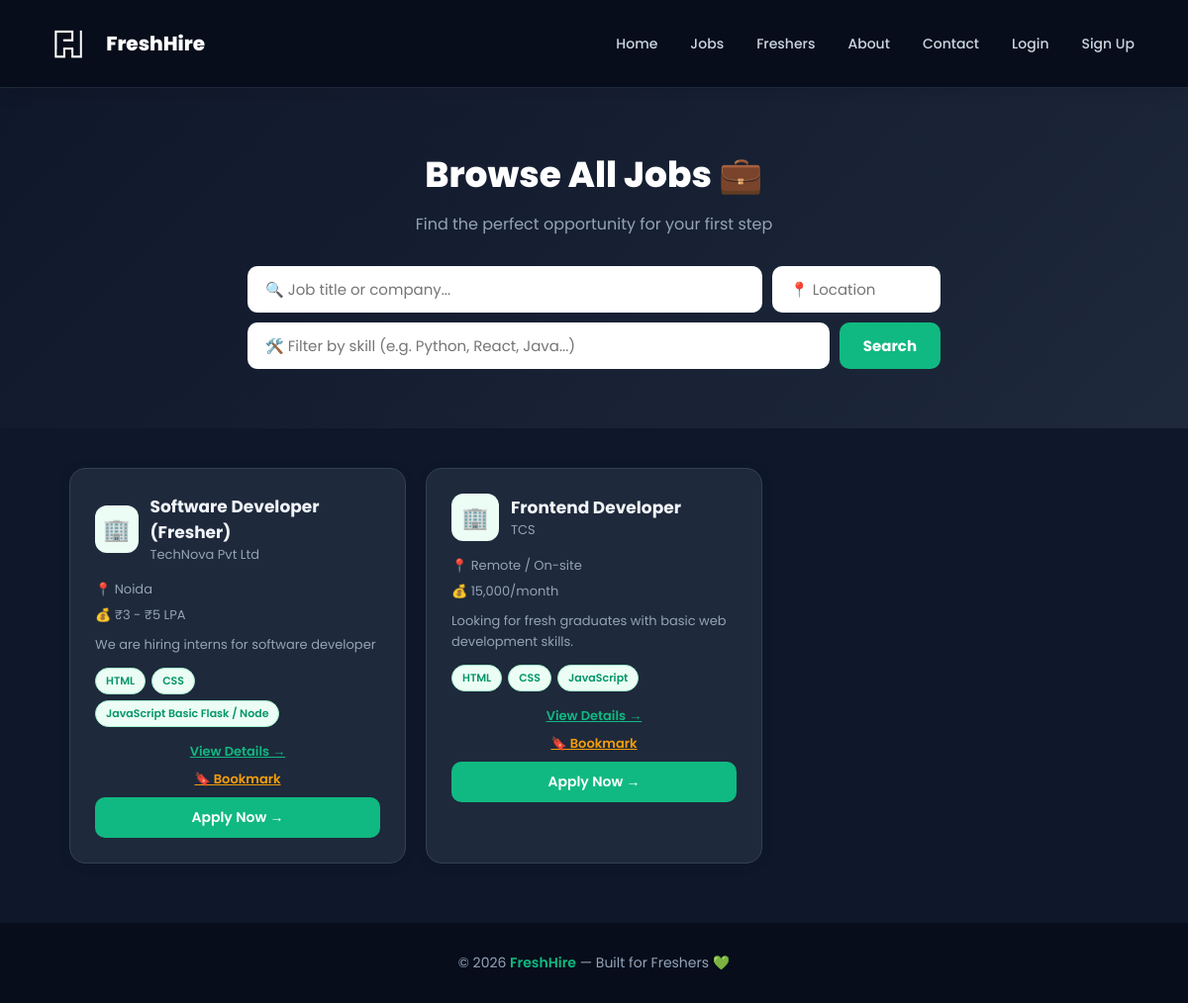
Page /jobs on the committed database.
### tables this page shows
CREATE TABLE jobs (
    id               INTEGER PRIMARY KEY AUTOINCREMENT,
    posted_by        INTEGER,
    job_title        TEXT,
    company          TEXT,
    location         TEXT,
    description      TEXT,
    required_skills  TEXT,
    salary           TEXT,
    apply_link       TEXT
);

### app.py (the view)
@app.route("/jobs")
def jobs():
    keyword  = request.args.get("keyword", "").strip()
    location = request.args.get("location", "").strip()
    skill    = request.args.get("skill", "").strip()
    salary   = request.args.get("salary", "").strip()
    conn     = get_db()
    sql    = "SELECT * FROM jobs WHERE 1=1"
    params = []
    if keyword:
        sql += " AND (job_title LIKE ? OR company LIKE ? OR description LIKE ?)"
        like = f"%{keyword}%"
        params.extend([like, like, like])
    if skill:
        sql += " AND required_skills LIKE ?"
        params.append(f"%{skill}%")
    if location:
        sql += " AND location LIKE ?"
        params.append(f"%{location}%")
    if salary:
        sql += " AND salary LIKE ?"
        params.append(f"%{salary}%")
    sql += " ORDER BY id DESC"
    jobs = conn.execute(sql, params).fetchall()
    all_locations  = conn.execute("SELECT DISTINCT location FROM jobs WHERE location IS NOT NULL AND location != ''").fetchall()
    all_salaries   = conn.execute("SELECT DISTINCT salary FROM jobs WHERE salary IS NOT NULL AND salary != ''").fetchall()
    all_titles     = conn.execute("SELECT DISTINCT job_title FROM jobs WHERE job_title IS NOT NULL").fetchall()
    all_skills_raw = conn.execute("SELECT required_skills FROM jobs WHERE required_skills IS NOT NULL AND required_skills != ''").fetchall()
    all_skills = sorted(set(s.strip() for row in all_skills_raw for s in row[0].split(',')))
    conn.close()
    return render_template("jobs.html", jobs=jobs,
                           keyword=keyword, location=location,
                           skill=skill, salary=salary,
                           all_locations=all_locations,
                           all_skills=all_skills,
                           all_salaries=all_salaries,
                           all_titles=all_titles)

### app.py (called while the page is built, shortened)
def get_db():
    conn = sqlite3.connect("freshhire.db")
    conn.row_factory = sqlite3.Row
    return conn

@app.context_processor
def inject_globals():
    notif_count = 0
    return {"notif_count": notif_count}

### templates/jobs.html (shortened to what this page needs)
<!DOCTYPE html>
<html>
    <link rel="stylesheet" href="/static/style.css">
</head>
<body>
<nav>
    <a href="/" style="display:flex; align-items:center; gap:8px; text-decoration:none;"><img src="/static/logo.png" alt="logo" style="height:32px;"><span style="color:white; font-weight:800; font-size:20px;">FreshHire</span></a>
    <div class="nav-links">
        <a href="/">Home</a>
        <a href="/jobs">Jobs</a>
        <a href="/profiles">Freshers</a>
        <a href="/about">About</a>
        <a href="/contact">Contact</a>
        {% if session.get('user_id') %}
            <a href="/bookmarks">🔖 Bookmarks</a>
            <a href="/dashboard">Dashboard</a>
            <span>Hi, {{ session.get('name') }}!</span>
            <a href="/logout">Logout</a>
            <button class="theme-toggle" onclick="toggleTheme()" id="themeBtn">🌙 Dark</button>
        {% else %}
            <a href="/login">Login</a>
            <a href="/signup">Sign Up</a>
        {% endif %}
    </div>
</nav>
<div style="background: linear-gradient(135deg, #0f172a, #1e293b); padding:60px 20px; text-align:center; color:white;">
    <h1 style="font-size:36px; font-weight:800; margin-bottom:10px;">Browse All Jobs 💼</h1>
    <p style="font-size:16px; color:#94a3b8; margin-bottom:30px;">Find the perfect opportunity for your first step</p>
    <form method="GET" action="/jobs" style="max-width:700px; margin:0 auto;">
        <div style="display:flex; flex-wrap:wrap; gap:10px; justify-content:center; margin-bottom:10px;">
            <input
                type="text"
                name="q"
                value="{{ query }}"
                placeholder="🔍 Job title or company..."
                style="flex:1; min-width:200px; padding:12px 18px; border-radius:10px; border:none; font-size:15px; outline:none; color:#0f172a;"
            >
            <input
                type="text"
                name="location"
                value="{{ location }}"
                placeholder="📍 Location"
                style="width:170px; padding:12px 18px; border-radius:10px; border:none; font-size:15px; outline:none; color:#0f172a;"
            >
        </div>
        <div style="display:flex; flex-wrap:wrap; gap:10px; justify-content:center;">
            <input
                type="text"
                name="skill"
                value="{{ skill }}"
                placeholder="🛠️ Filter by skill (e.g. Python, React, Java...)"
                style="flex:1; min-width:220px; padding:12px 18px; border-radius:10px; border:none; font-size:15px; outline:none; color:#0f172a;"
            >
            <button type="submit" style="padding:12px 24px; background:#10b981; color:white; border:none; border-radius:10px; font-size:15px; font-weight:700; cursor:pointer;">Search</button>
        </div>
    </form>
</div>
<div class="container">
    <div class="cards-grid" style="margin-top:{% if query or location or skill %}10px{% else %}30px{% endif %};">
        {% for job in jobs %}
        <div class="card">
            <div style="display:flex; align-items:center; gap:12px; margin-bottom:15px;">
                <div style="width:48px; height:48px; background:#ecfdf5; border-radius:12px; display:flex; align-items:center; justify-content:center; font-size:22px;">🏢</div>
                <div>
                    <h3 style="margin:0; font-size:17px;">{{ job.job_title }}</h3>
                    <p style="margin:0; color:#94a3b8; font-size:13px;">{{ job.company }}</p>
                </div>
            </div>
            <p style="font-size:13px; color:#64748b; margin-bottom:6px;">📍 {{ job.location }}</p>
            <p style="font-size:13px; color:#64748b; margin-bottom:10px;">💰 {{ job.salary }}</p>
            {% if job.description %}
            <p style="font-size:13px; color:#64748b; line-height:1.6; margin-bottom:12px;">
                {{ job.description[:100] }}{% if job.description|length > 100 %}...{% endif %}
            </p>
            {% endif %}
            {% if job.required_skills %}
            <div style="display:flex; flex-wrap:wrap; gap:6px; margin-bottom:15px;">
                {% for skill in job.required_skills.split(',') %}
                <span style="background:#ecfdf5; color:#059669; padding:4px 10px; border-radius:20px; font-size:11px; border:1px solid #a7f3d0; font-weight:600;">{{ skill.strip() }}</span>
                {% endfor %}
            </div>
            {% endif %}
            <a href="/job/{{ job.id }}" style="display:block; text-align:center; margin-bottom:8px; color:#10b981; font-size:13px; font-weight:600;">View Details →</a>
            <a href="/bookmark/{{ job.id }}" style="display:block; text-align:center; margin-bottom:8px; color:#f59e0b; font-size:13px; font-weight:600;">🔖 Bookmark</a>
            {% if job.apply_link %}
            <a href="/apply/{{ job.id }}" class="btn" style="width:100%; text-align:center; display:block;">Apply Now →</a>
            {% endif %}
        </div>
        {% endfor %}
    </div>
</div>
<footer>
    © 2026 <span>FreshHire</span> — Built for Freshers 💚
</footer>
</body>
</html>

### static/style.css (style rules this page uses)
* { margin: 0; padding: 0; box-sizing: border-box; font-family: 'Poppins', sans-serif; }
body { background: #f8fafb; color: #1a1a2e; }
nav { background: #1a1a2e; padding: 15px 40px; display: flex; align-items: center; justify-content: space-between; box-shadow: 0 2px 20px rgba(0,0,0,0.15); position: sticky; top: 0; z-index: 100; }
nav img { filter: brightness(0) invert(1); height: 28px; }
nav img { filter: brightness(0) invert(1); height: 30px; }
.nav-links { display: flex; align-items: center; gap: 5px; }
nav a { color: #cbd5e1; text-decoration: none; padding: 7px 14px; border-radius: 8px; font-size: 14px; font-weight: 500; transition: all 0.2s; }
nav span { color: #10b981; font-size: 14px; font-weight: 600; padding: 7px 14px; }
.container { max-width: 1100px; margin: 40px auto; padding: 0 20px; }
.cards-grid { display: grid; grid-template-columns: repeat(auto-fill, minmax(300px, 1fr)); gap: 20px; }
.card { background: white; border-radius: 16px; padding: 25px; box-shadow: 0 2px 15px rgba(0,0,0,0.06); border: 1px solid #e2e8f0; transition: transform 0.2s, box-shadow 0.2s; }
.card h3 { font-size: 17px; color: #1a1a2e; margin-bottom: 12px; font-weight: 700; }
.card p { font-size: 14px; color: #64748b; margin-bottom: 8px; }
.btn { display: inline-block; padding: 10px 22px; background: #10b981; color: white; border-radius: 10px; text-decoration: none; font-size: 14px; font-weight: 600; transition: all 0.2s; border: none; cursor: pointer; font-family: 'Poppins', sans-serif; }
footer { text-align: center; padding: 30px; background: #1a1a2e; color: #94a3b8; margin-top: 60px; font-size: 14px; }
footer span { color: #10b981; font-weight: 600; }
[data-theme="light"] body, body { background: #f8fafb; color: #1a1a2e; }
[data-theme="dark"] body { background: #0f172a !important; color: #e2e8f0 !important; }
[data-theme="dark"] { background: #0f172a; }
[data-theme="dark"] nav { background: #070d1a !important; border-bottom: 1px solid #1e293b; }
[data-theme="dark"] .card { background: #1e293b !important; border-color: #334155 !important; color: #e2e8f0 !important; }
[data-theme="dark"] .card h3 { color: #f1f5f9 !important; }
[data-theme="dark"] .card p { color: #94a3b8 !important; }
[data-theme="dark"] footer { background: #070d1a !important; }

### rows in the picture
jobs: job_title "Software Developer (Fresher)", company "TechNova Pvt Ltd", location "Noida", salary "₹3 - ₹5 LPA", description "We are hiring interns for software developer", strip "HTML" "CSS" "JavaScript Basic Flask / Node"
jobs: job_title "Frontend Developer", company "TCS", location "Remote / On-site", salary "15,000/month", description "Looking for fresh graduates with basic web development skills.", strip "HTML" "CSS" "JavaScript", {{ job.id }} 1 (drawn)
